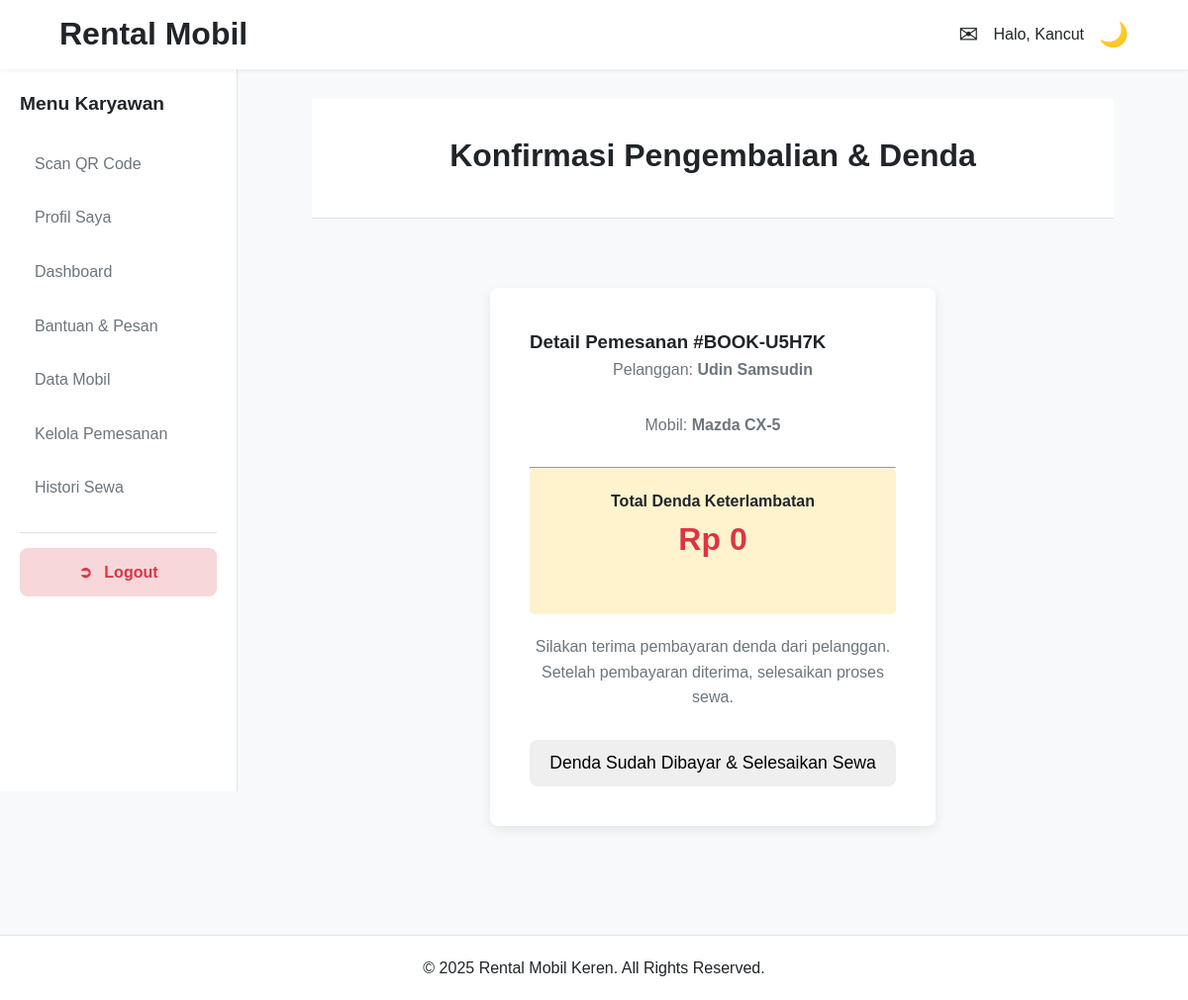
The page /admin/konfirmasi_pengembalian.php?id=1 (signed in) on the database its author committed.
### tables this page shows
CREATE TABLE `pemesanan` (
  `id_pemesanan` int(11) NOT NULL,
  `kode_pemesanan` varchar(10) NOT NULL,
  `id_pengguna` int(11) NOT NULL,
  `id_mobil` int(11) NOT NULL,
  `tanggal_mulai` datetime NOT NULL,
  `tanggal_selesai` datetime NOT NULL,
  `tanggal_pengembalian` datetime DEFAULT NULL,
  `total_biaya` decimal(12,2) NOT NULL,
  `total_denda` decimal(12,2) DEFAULT 0.00,
  `total_biaya_diajukan` decimal(12,2) DEFAULT NULL,
  `status_pemesanan` enum('Menunggu Pembayaran','Menunggu Verifikasi','Dikonfirmasi','Berjalan','Selesai','Dibatalkan','Pengajuan Pembatalan','Pengajuan Ambil Cepat','Menunggu Pembayaran Denda','Pengajuan Ditolak') NOT NULL,
  `alasan_pembatalan` text DEFAULT NULL,
  `rekening_pembatalan` varchar(50) DEFAULT NULL,
  `rating_pengguna` int(1) DEFAULT NULL,
  `review_pelanggan` text DEFAULT NULL,
  `catatan_admin` varchar(255) DEFAULT NULL,
  `waktu_pengambilan` datetime DEFAULT NULL,
  `waktu_pengembalian` datetime DEFAULT NULL,
  `batas_pembayaran` datetime DEFAULT NULL,
  `tgl_mulai_diajukan` datetime DEFAULT NULL,
  `tanggal_pemesanan` timestamp NOT NULL DEFAULT current_timestamp(),
  `updated_at` timestamp NOT NULL DEFAULT current_timestamp() ON UPDATE current_timestamp()
);

CREATE TABLE `pengguna` (
  `id_pengguna` int(11) NOT NULL,
  `username` varchar(50) NOT NULL,
  `password` varchar(255) NOT NULL,
  `nama_lengkap` varchar(100) NOT NULL,
  `nik` varchar(16) DEFAULT NULL,
  `foto_ktp` varchar(255) DEFAULT NULL,
  `email` varchar(100) NOT NULL,
  `no_telp` varchar(15) NOT NULL,
  `alamat` text DEFAULT NULL,
  `role` enum('Admin','Karyawan','Pelanggan') NOT NULL DEFAULT 'Pelanggan',
  `created_at` timestamp NOT NULL DEFAULT current_timestamp()
);

CREATE TABLE `mobil` (
  `id_mobil` int(11) NOT NULL,
  `plat_nomor` varchar(10) NOT NULL,
  `merk` varchar(50) NOT NULL,
  `model` varchar(50) NOT NULL,
  `tahun` year(4) NOT NULL,
  `jenis_mobil` varchar(50) DEFAULT NULL,
  `harga_sewa_harian` decimal(10,2) NOT NULL,
  `denda_per_hari` decimal(10,2) NOT NULL,
  `status` enum('Tersedia','Disewa','Perawatan','Tidak Aktif','Dipesan') NOT NULL DEFAULT 'Tersedia',
  `gambar_mobil` varchar(255) DEFAULT NULL,
  `spesifikasi` text DEFAULT NULL,
  `kelas_mobil` enum('Low level','Mid level','High level','Luxury') DEFAULT 'Mid level',
  `updated_at` timestamp NOT NULL DEFAULT current_timestamp() ON UPDATE current_timestamp()
);

### includes/functions.php (called while the page is built, shortened)
<?php
function format_rupiah($angka) {
    return 'Rp ' . number_format($angka, 0, ',', '.');
}

### admin/konfirmasi_pengembalian.php (the view, shortened to what this page needs)
<?php
require_once '../includes/config.php';
require_once '../includes/functions.php';
$id_pemesanan = isset($_GET['id']) ? (int)$_GET['id'] : 0;
try {
    $stmt = $pdo->prepare("SELECT p.*, u.nama_lengkap, m.merk, m.model FROM pemesanan p JOIN pengguna u ON p.id_pengguna = u.id_pengguna JOIN mobil m ON p.id_mobil = m.id_mobil WHERE p.id_pemesanan = ?");
    $stmt->execute([$id_pemesanan]);
    $pemesanan = $stmt->fetch();
} catch (PDOException $e) { die("Error: ".$e->getMessage()); }
require_once '../includes/header.php';
?>
<div class="page-header"><h1>Konfirmasi Pengembalian & Denda</h1></div>
<div class="form-container">
    <div class="form-box">
        <h3>Detail Pemesanan #<?= htmlspecialchars($pemesanan['kode_pemesanan']) ?></h3>
        <p>Pelanggan: <strong><?= htmlspecialchars($pemesanan['nama_lengkap']) ?></strong></p>
        <p>Mobil: <strong><?= htmlspecialchars($pemesanan['merk'] . ' ' . $pemesanan['model']) ?></strong></p>
        <hr>
        <div class="denda-info" style="text-align:center; padding: 20px; background: #fff3cd; border-radius: 5px;">
            <h4>Total Denda Keterlambatan</h4>
            <p style="font-size: 2rem; font-weight: bold; color: var(--danger-color);"><?= format_rupiah($pemesanan['total_denda']) ?></p>
        </div>
        <p style="text-align:center; margin-top:20px;">Silakan terima pembayaran denda dari pelanggan. Setelah pembayaran diterima, selesaikan proses sewa.</p>
        <form action="<?= BASE_URL ?>actions/pemesanan/proses_penyelesaian.php" method="POST" style="margin-top: 20px;" onsubmit="return confirm('Anda yakin denda sudah dibayar dan ingin menyelesaikan penyewaan ini?');">
            <button type="submit" class="btn btn-success" style="width: 100%;">Denda Sudah Dibayar & Selesaikan Sewa</button>
        </form>
    </div>
</div>
<?php require_once '../includes/footer.php'; ?>

### assets/css/style.css (style rules this page uses)
:root { --primary-color: #007bff; --secondary-color: #6c757d; --success-color: #28a745; --danger-color: #dc3545; --warning-color: #ffc107; --info-color: #17a2b8; --bg-color: #f8f9fa; --surface-color: #ffffff; --text-color: #212529; --muted-text-color: #6c757d; --border-color: #dee2e6; --font-family: 'Poppins', sans-serif; --header-height: 70px; --sidebar-width: 240px; --border-radius: 8px; --box-shadow: 0 4px 12px rgba(0, 0, 0, 0.08); }
* { margin: 0; padding: 0; box-sizing: border-box; }
body { font-family: var(--font-family); background-color: var(--bg-color); color: var(--text-color); line-height: 1.6; }
.btn { display: inline-block; padding: 10px 20px; font-size: 1rem; font-weight: 500; border: 1px solid transparent; border-radius: var(--border-radius); cursor: pointer; transition: all 0.2s; text-align: center; }
.form-container { display: flex; justify-content: center; align-items: center; padding: 40px 0; }
.form-box { background: var(--surface-color); padding: 40px; border-radius: var(--border-radius); box-shadow: var(--box-shadow); width: 100%; max-width: 450px; }
.form-box p { text-align: center; margin-bottom: 30px; color: var(--muted-text-color); }
.form-box .btn { width: 100%; padding: 12px; font-size: 1.1rem; }
.page-header { background-color: var(--surface-color); padding: 2rem 0; text-align: center; margin-bottom: 30px; border-bottom: 1px solid var(--border-color); }
.page-header h1 { margin-bottom: 5px; }

### rows shown on the page
pemesanan: kode_pemesanan "BOOK-U5H7K", id_pengguna.nama_lengkap "Udin Samsudin", id_mobil.model "Mazda CX-5", total_denda "Rp 0"

### other values the page prints
$sapaan "Kancut"
$_SESSION['role'] "Karyawan"
